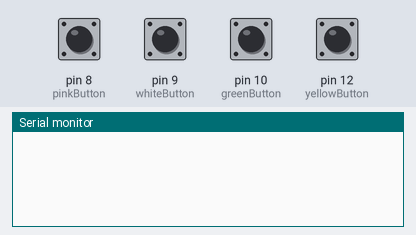
Simulated run of this sketch. Board: Arduino Uno, built with avr-gcc and run on an emulated ATmega328P. Parts: the last lines printed to the serial monitor. The inputs (shaded band) are chosen by the test bench; at power-on: pin 8 (pinkButton), pin 9 (whiteButton), pin 10 (greenButton), pin 12 (yellowButton) HIGH.

Above: at 1.2 s.
1.3 s: pin 8 (pinkButton) pulled LOW for 0.15 s
At 1.7 s:
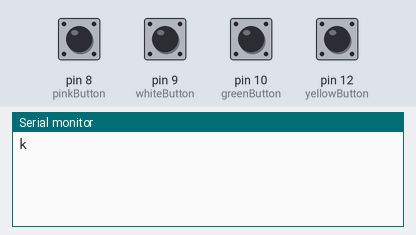
2.9 s: pin 9 (whiteButton) pulled LOW for 0.15 s
At 4.1 s:
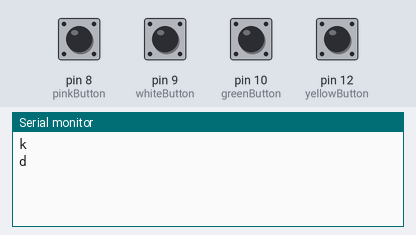
4.5 s: pin 10 (greenButton) pulled LOW for 0.15 s
At 5.4 s:
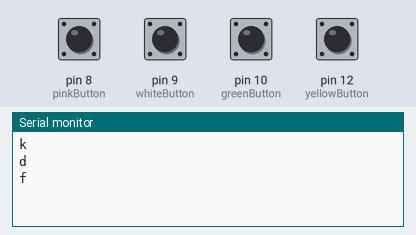
6.1 s: pin 12 (yellowButton) pulled LOW for 0.15 s
At 6.7 s:
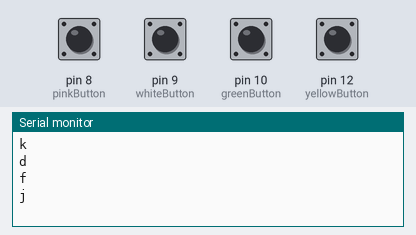

Measured:
- after the input at 1.3 s, the serial monitor: prints a new line at once (image 1)
- after the input at 2.9 s, the serial monitor: prints a new line at once (image 2)
- after the input at 4.5 s, the serial monitor: prints a new line at once (image 3)
- after the input at 6.1 s, the serial monitor: prints a new line at once (image 4)

The sketch:

ArduinoButtons.ino
```cpp
int pinkButtonState = HIGH;
int pinkButtonLastState = HIGH;

int whiteButtonState = HIGH;
int whiteButtonLastState = HIGH;

int greenButtonState = HIGH;
int greenButtonLastState = HIGH;

int yellowButtonState = HIGH;
int yellowButtonLastState = HIGH;

unsigned long yellowButtonPressedTime = 0;
bool yellowButtonPressed = false;

#define pinkButton 8
#define whiteButton 9
#define greenButton 10
#define yellowButton 12

void setup() {
  pinMode(pinkButton, INPUT_PULLUP);
  pinMode(whiteButton, INPUT_PULLUP);
  pinMode(greenButton, INPUT_PULLUP);
  pinMode(yellowButton, INPUT_PULLUP);
  Serial.begin(9600);
}

void loop() {
  // Read the current state of each button
  pinkButtonState = digitalRead(pinkButton);
  whiteButtonState = digitalRead(whiteButton);
  greenButtonState = digitalRead(greenButton);
  yellowButtonState = digitalRead(yellowButton);

  // Check for pink button press
  if (pinkButtonState != pinkButtonLastState && pinkButtonState == LOW) {
    Serial.println("k");
  }
  pinkButtonLastState = pinkButtonState;

  // Check for white button press
  if (whiteButtonState != whiteButtonLastState && whiteButtonState == LOW) {
    Serial.println("d");
  }
  whiteButtonLastState = whiteButtonState;

  // Check for green button press
  if (greenButtonState != greenButtonLastState && greenButtonState == LOW) {
    Serial.println("f");
  }
  greenButtonLastState = greenButtonState;

  // Check for yellow button press
  if (yellowButtonState != yellowButtonLastState) {
    if (yellowButtonState == LOW) {
      yellowButtonPressedTime = millis();
      yellowButtonPressed = true;
      Serial.println("j");
    } else {
      if (yellowButtonPressed) {
        unsigned long pressDuration = millis() - yellowButtonPressedTime;
        if (pressDuration >= 2000) {
          Serial.println("r");
        }
        yellowButtonPressed = false;
      }
    }
  }

  yellowButtonLastState = yellowButtonState;

  delay(50);
}
```
